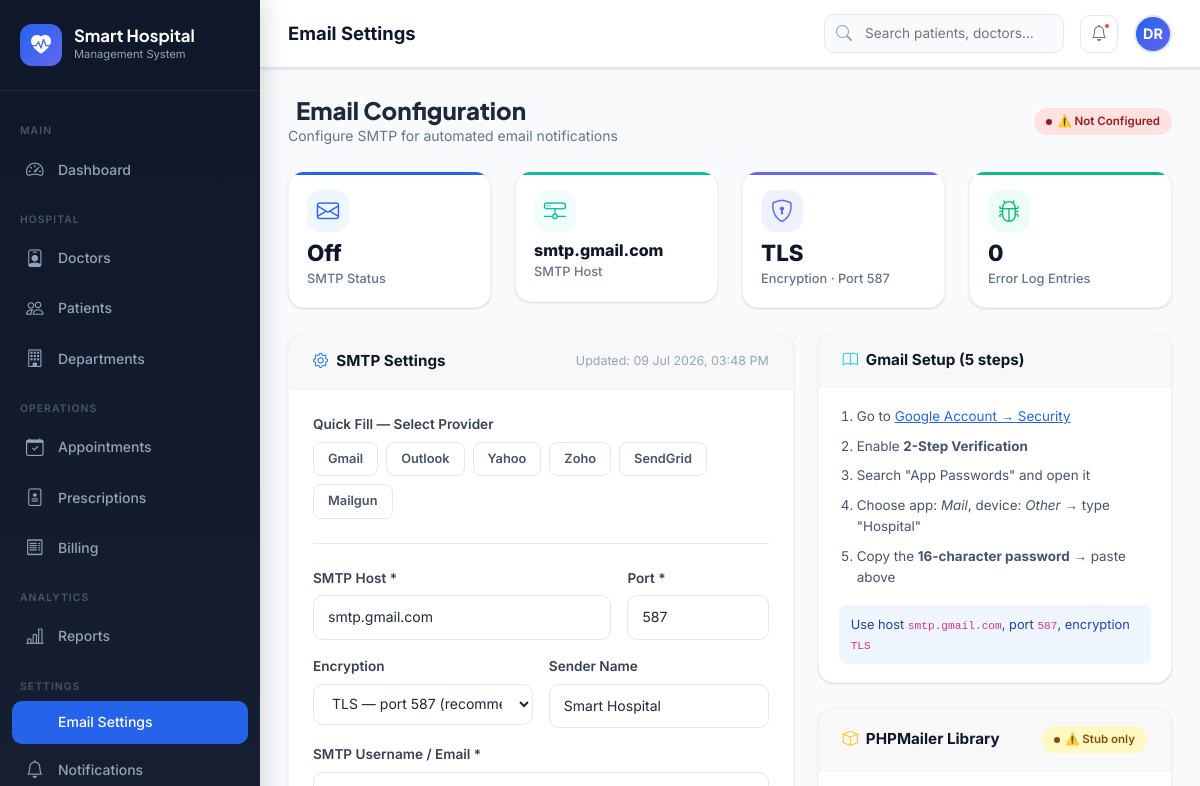
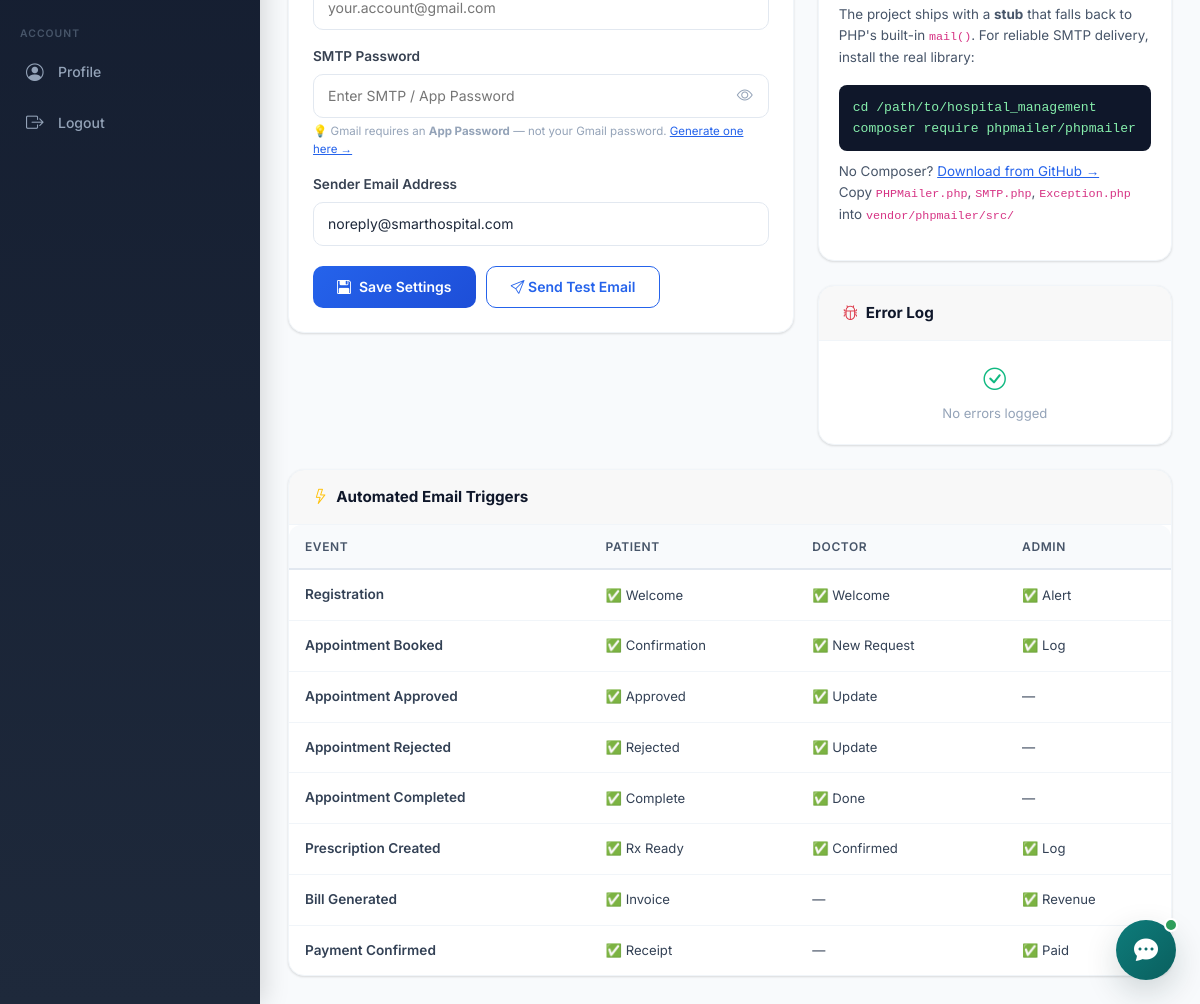
The app's page /admin/email_settings.php (signed in) with its own data (2 pictures, top to bottom).
### tables this page shows
CREATE TABLE IF NOT EXISTS email_settings (
    id               INT AUTO_INCREMENT PRIMARY KEY,
    smtp_host        VARCHAR(255)  NOT NULL DEFAULT 'smtp.gmail.com',
    smtp_port        INT           NOT NULL DEFAULT 587,
    smtp_username    VARCHAR(255)  NOT NULL DEFAULT '',
    smtp_password    VARCHAR(255)  NOT NULL DEFAULT '',
    smtp_encryption  VARCHAR(20)   NOT NULL DEFAULT 'tls'
                         COMMENT 'tls | ssl | none',
    sender_name      VARCHAR(255)  NOT NULL DEFAULT 'Smart Hospital',
    sender_email     VARCHAR(255)  NOT NULL DEFAULT 'noreply@smarthospital.com',
    is_active        TINYINT(1)    NOT NULL DEFAULT 1,
    created_at       TIMESTAMP     DEFAULT CURRENT_TIMESTAMP,
    updated_at       TIMESTAMP     DEFAULT CURRENT_TIMESTAMP
                         ON UPDATE CURRENT_TIMESTAMP
);

### config.php (called while the page is built, shortened)
<?php
function e(string $s): string { return htmlspecialchars($s, ENT_QUOTES, 'UTF-8'); }

### admin/email_settings.php (the view, shortened to what this page needs)
<?php
require_once '../config.php';
$db = getDB();
try {
    $db->exec("CREATE TABLE IF NOT EXISTS email_settings (
        id              INT AUTO_INCREMENT PRIMARY KEY,
        smtp_host       VARCHAR(255) NOT NULL DEFAULT 'smtp.gmail.com',
        smtp_port       INT          NOT NULL DEFAULT 587,
        smtp_username   VARCHAR(255) NOT NULL DEFAULT '',
        smtp_password   VARCHAR(255) NOT NULL DEFAULT '',
        smtp_encryption VARCHAR(20)  NOT NULL DEFAULT 'tls',
        sender_name     VARCHAR(255) NOT NULL DEFAULT 'Smart Hospital',
        sender_email    VARCHAR(255) NOT NULL DEFAULT '',
        is_active       TINYINT(1)   NOT NULL DEFAULT 1,
        updated_at      TIMESTAMP DEFAULT CURRENT_TIMESTAMP ON UPDATE CURRENT_TIMESTAMP,
        created_at      TIMESTAMP DEFAULT CURRENT_TIMESTAMP
    ) ENGINE=InnoDB DEFAULT CHARSET=utf8mb4");
} catch (PDOException $e) {  }
$s = $db->query("SELECT * FROM email_settings WHERE id=1")->fetch() ?: [];
$logLines   = [];
$errorCount = 0;
$hasCredentials = !empty($s['smtp_username']) && !empty($s['smtp_password']);
include '../includes/layout_header.php';
?>
<div class="d-flex align-items-center justify-content-between mb-4 flex-wrap gap-3">
  <div>
    <h4 style="font-family:var(--font-display);font-weight:800;margin:0">
      <i class="bi bi-envelope-gear me-2" style="color:var(--primary)"></i>Email Configuration
    </h4>
    <p style="color:#64748B;font-size:.875rem;margin:0">
      Configure SMTP for automated email notifications
    </p>
  </div>
  <span class="badge-pill <?= $hasCredentials ? 'approved' : 'rejected' ?>">
    <?= $hasCredentials ? '✅ SMTP Configured' : '⚠️ Not Configured' ?>
  </span>
</div>
<div class="row g-4 mb-4">
  <div class="col-6 col-md-3">
    <div class="stat-card blue" style="padding:18px">
      <div class="stat-icon blue" style="width:42px;height:42px;margin-bottom:10px"><i class="bi bi-envelope"></i></div>
      <div class="stat-value" style="font-size:1.4rem"><?= $hasCredentials ? 'Active' : 'Off' ?></div>
      <div class="stat-label">SMTP Status</div>
    </div>
  </div>
  <div class="col-6 col-md-3">
    <div class="stat-card teal" style="padding:18px">
      <div class="stat-icon teal" style="width:42px;height:42px;margin-bottom:10px"><i class="bi bi-hdd-network"></i></div>
      <div class="stat-value" style="font-size:1rem;word-break:break-all"><?= e($s['smtp_host'] ?? '—') ?></div>
      <div class="stat-label">SMTP Host</div>
    </div>
  </div>
  <div class="col-6 col-md-3">
    <div class="stat-card purple" style="padding:18px">
      <div class="stat-icon purple" style="width:42px;height:42px;margin-bottom:10px"><i class="bi bi-shield-lock"></i></div>
      <div class="stat-value" style="font-size:1.4rem;text-transform:uppercase"><?= e($s['smtp_encryption'] ?? 'TLS') ?></div>
      <div class="stat-label">Encryption · Port <?= e((string)($s['smtp_port'] ?? 587)) ?></div>
    </div>
  </div>
  <div class="col-6 col-md-3">
    <div class="stat-card <?= $errorCount > 0 ? 'orange' : 'green' ?>" style="padding:18px">
      <div class="stat-icon <?= $errorCount > 0 ? 'orange' : 'green' ?>" style="width:42px;height:42px;margin-bottom:10px"><i class="bi bi-bug"></i></div>
      <div class="stat-value" style="font-size:1.4rem" data-count="<?= $errorCount ?>"><?= $errorCount ?></div>
      <div class="stat-label">Error Log Entries</div>
    </div>
  </div>
</div>
<div class="row g-4">
  <div class="col-lg-7">
    <div class="card">
      <div class="card-header">
        <h5><i class="bi bi-gear me-2 text-primary"></i>SMTP Settings</h5>
        <span style="font-size:.78rem;color:#94A3B8">
          <?= $s['updated_at'] ? 'Updated: ' . date('d M Y, h:i A', strtotime($s['updated_at'])) : 'Never saved' ?>
        </span>
      </div>
      <div class="card-body">
        <div class="form-group">
          <label class="form-label">Quick Fill — Select Provider</label>
          <div style="display:flex;gap:8px;flex-wrap:wrap">
            <?php
            $providers = [
              'Gmail'    => ['smtp.gmail.com',      587, 'tls'],
              'Outlook'  => ['smtp.office365.com',  587, 'tls'],
              'Yahoo'    => ['smtp.mail.yahoo.com', 465, 'ssl'],
              'Zoho'     => ['smtp.zoho.com',        587, 'tls'],
              'SendGrid' => ['smtp.sendgrid.net',   587, 'tls'],
              'Mailgun'  => ['smtp.mailgun.org',    587, 'tls'],
            ];
            foreach ($providers as $name => [$ph, $pp, $pe]):
            ?>
            <button type="button" class="provider-btn"
                    onclick="quickFill('<?= $ph ?>',<?= $pp ?>,'<?= $pe ?>')"
                    style="padding:6px 14px;border-radius:8px;border:1.5px solid #E2E8F0;
                           background:#fff;cursor:pointer;font-size:.8rem;font-weight:600;
                           color:#475569;transition:all .2s"
                    onmouseover="this.style.borderColor='var(--primary)';this.style.color='var(--primary)'"
                    onmouseout="this.style.borderColor='#E2E8F0';this.style.color='#475569'">
              <?= $name ?>
            </button>
            <?php endforeach; ?>
          </div>
        </div>
        <div class="divider"></div>
        <form id="smtp-form" autocomplete="off">
          <div class="row g-3">
            <div class="col-8">
              <label class="form-label">SMTP Host *</label>
              <input type="text" name="smtp_host" id="f-host" class="form-control-custom"
                     value="<?= e($s['smtp_host'] ?? 'smtp.gmail.com') ?>"
                     placeholder="smtp.gmail.com" required>
            </div>
            <div class="col-4">
              <label class="form-label">Port *</label>
              <input type="number" name="smtp_port" id="f-port" class="form-control-custom"
                     value="<?= e((string)($s['smtp_port'] ?? 587)) ?>"
                     min="1" max="65535" required>
            </div>
            <div class="col-6">
              <label class="form-label">Encryption</label>
              <select name="smtp_encryption" id="f-enc" class="form-control-custom">
                <option value="tls"  <?= ($s['smtp_encryption']??'tls')==='tls' ?'selected':'' ?>>TLS — port 587 (recommended)</option>
              </select>
            </div>
            <div class="col-6">
              <label class="form-label">Sender Name</label>
              <input type="text" name="sender_name" class="form-control-custom"
                     value="<?= e($s['sender_name'] ?? 'Smart Hospital') ?>">
            </div>
            <div class="col-12">
              <label class="form-label">SMTP Username / Email *</label>
              <input type="text" name="smtp_username" id="f-user" class="form-control-custom"
                     value="<?= e($s['smtp_username'] ?? '') ?>"
                     placeholder="your.account@gmail.com" autocomplete="new-password">
            </div>
            <div class="col-12">
              <label class="form-label">
                SMTP Password
              </label>
              <div style="position:relative">
                <input type="password" name="smtp_password" id="f-pass" class="form-control-custom"
                       style="padding-right:44px"
                       placeholder="<?= !empty($s['smtp_password']) ? '••••••••  (leave blank to keep)' : 'Enter SMTP / App Password' ?>"
                       autocomplete="new-password">
                <button type="button" onclick="togglePwd()"
                  style="position:absolute;right:12px;top:50%;transform:translateY(-50%);
                         background:none;border:none;cursor:pointer;color:#94A3B8;padding:4px">
                  <i class="bi bi-eye" id="eye-icon"></i>
                </button>
              </div>
              <div style="font-size:.72rem;color:#94A3B8;margin-top:5px;line-height:1.5">
                💡 Gmail requires an <strong>App Password</strong> — not your Gmail password.
                <a href="https://myaccount.google.com/apppasswords" target="_blank"
                   style="color:var(--primary)">Generate one here →</a>
              </div>
            </div>
            <div class="col-12">
              <label class="form-label">Sender Email Address</label>
              <input type="email" name="sender_email" class="form-control-custom"
                     value="<?= e($s['sender_email'] ?? '') ?>"
                     placeholder="noreply@yourdomain.com">
            </div>
          </div>
          <div style="display:flex;gap:10px;margin-top:20px;flex-wrap:wrap">
            <button type="submit" class="btn-primary-custom" id="save-btn">
              <i class="bi bi-floppy2"></i> Save Settings
            </button>
            <button type="button" class="btn-outline-custom"
                    onclick="openModal('test-modal')" id="test-open-btn"
                    <?= !$hasCredentials ? 'title="Save SMTP settings first"' : '' ?>>
              <i class="bi bi-send"></i> Send Test Email
            </button>
          </div>
        </form>
      </div>
    </div>
  </div>
  <div class="col-lg-5 d-flex flex-column gap-4">
    <div class="card">
      <div class="card-header"><h5><i class="bi bi-book me-2 text-info"></i>Gmail Setup (5 steps)</h5></div>
      <div class="card-body" style="font-size:.84rem;color:#475569;padding:18px 20px">
        <ol style="padding-left:18px;display:flex;flex-direction:column;gap:8px;line-height:1.6">
          <li>Go to <a href="https://myaccount.google.com/security" target="_blank" style="color:var(--primary)">Google Account → Security</a></li>
          <li>Enable <strong>2-Step Verification</strong></li>
          <li>Search "App Passwords" and open it</li>
          <li>Choose app: <em>Mail</em>, device: <em>Other</em> → type "Hospital"</li>
          <li>Copy the <strong>16-character password</strong> → paste above</li>
        </ol>
        <div style="background:#EFF6FF;border-radius:8px;padding:10px 12px;margin-top:12px;font-size:.8rem;color:#1E40AF;line-height:1.5">
          Use host <code>smtp.gmail.com</code>, port <code>587</code>, encryption <code>TLS</code>
        </div>
      </div>
    </div>
    <?php
    $pmFile   = APP_ROOT . '/vendor/phpmailer/src/PHPMailer.php';
    $isReal   = file_exists($pmFile) && filesize($pmFile) > 8000;
    ?>
    <div class="card">
      <div class="card-header">
        <h5><i class="bi bi-box me-2 text-warning"></i>PHPMailer Library</h5>
        <span class="badge-pill <?= $isReal ? 'approved' : 'pending' ?>" style="display:inline-flex">
          <?= $isReal ? '✅ Full version' : '⚠️ Stub only' ?>
        </span>
      </div>
      <div class="card-body" style="font-size:.84rem;color:#475569;padding:18px 20px">
        <?php if (!$isReal): ?>
        <p>The project ships with a <strong>stub</strong> that falls back to PHP's built-in <code>mail()</code>. For reliable SMTP delivery, install the real library:</p>
        <div style="background:#0F172A;border-radius:8px;padding:12px 14px;margin:10px 0;font-family:monospace;font-size:.82rem;color:#86EFAC;line-height:1.6">
          cd /path/to/hospital_management<br>
          composer require phpmailer/phpmailer
        </div>
        <p>No Composer? <a href="https://github.com/PHPMailer/PHPMailer/releases" target="_blank" style="color:var(--primary)">Download from GitHub →</a><br>
        Copy <code>PHPMailer.php</code>, <code>SMTP.php</code>, <code>Exception.php</code> into <code>vendor/phpmailer/src/</code></p>
        <?php else: ?>
        <p>✅ Full PHPMailer is installed. Real SMTP delivery is active.</p>
        <?php endif; ?>
      </div>
    </div>
    <div class="card">
      <div class="card-header">
        <h5><i class="bi bi-bug me-2 text-danger"></i>Error Log
        </h5>
      </div>
      <div id="log-body" style="max-height:200px;overflow-y:auto">
        <?php if (empty($logLines)): ?>
        <div style="padding:20px;text-align:center;color:#94A3B8;font-size:.82rem">
          <i class="bi bi-check-circle" style="font-size:1.4rem;color:#10B981;display:block;margin-bottom:6px"></i>
          No errors logged
        </div>
        <?php else: foreach ($logLines as $line): ?>
        <div style="padding:7px 16px;border-bottom:1px solid #F8FAFC;font-size:.7rem;
                    color:#475569;font-family:monospace;word-break:break-all;line-height:1.5">
          <?= e(trim($line)) ?>
        </div>
        <?php endforeach; endif; ?>
      </div>
    </div>
  </div>
</div>
<div class="card mt-4">
  <div class="card-header">
    <h5><i class="bi bi-lightning me-2 text-warning"></i>Automated Email Triggers</h5>
  </div>
  <div class="table-responsive">
    <table class="data-table">
      <thead><tr><th>Event</th><th>Patient</th><th>Doctor</th><th>Admin</th></tr></thead>
      <tbody>
      <?php foreach ([
        ['Registration',           '✅ Welcome',      '✅ Welcome',     '✅ Alert'],
        ['Appointment Booked',     '✅ Confirmation', '✅ New Request',  '✅ Log'],
        ['Appointment Approved',   '✅ Approved',     '✅ Update',       '—'],
        ['Appointment Rejected',   '✅ Rejected',     '✅ Update',       '—'],
        ['Appointment Completed',  '✅ Complete',     '✅ Done',         '—'],
        ['Prescription Created',   '✅ Rx Ready',     '✅ Confirmed',    '✅ Log'],
        ['Bill Generated',         '✅ Invoice',      '—',              '✅ Revenue'],
        ['Payment Confirmed',      '✅ Receipt',      '—',              '✅ Paid'],
      ] as [$ev,$pt,$doc,$adm]): ?>
      <tr>
        <td style="font-weight:600"><?= $ev ?></td>
        <td style="font-size:.82rem"><?= $pt ?></td>
        <td style="font-size:.82rem"><?= $doc ?></td>
        <td style="font-size:.82rem"><?= $adm ?></td>
      </tr>
      <?php endforeach; ?>
      </tbody>
    </table>
  </div>
</div>
<?php
include '../includes/layout_footer.php';
?>

### records on screen
email_settings: smtp_host "smtp.gmail.com", smtp_encryption "TLS", smtp_port "587", updated_at "09 Jul 2026, 03:48 PM", smtp_encryption "TLS — port 587 (recommended)", sender_name "Smart Hospital", sender_email "noreply@smarthospital.com"

### other values on screen
$item['section'] "MAIN"
$item['label'] "Dashboard"
$item['section'] "HOSPITAL"
$item['label'] "Doctors"
$item['label'] "Patients"
$item['label'] "Departments"
$item['section'] "OPERATIONS"
$item['label'] "Appointments"
$item['label'] "Prescriptions"
$item['label'] "Billing"
$item['section'] "ANALYTICS"
$item['label'] "Reports"
$item['section'] "SETTINGS"
$item['label'] "Email Settings"
$item['label'] "Notifications"
